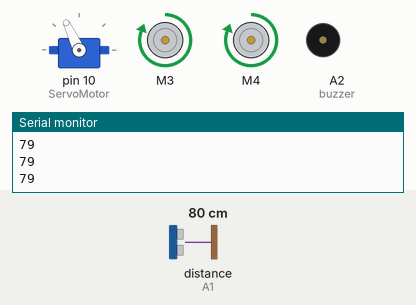
A sketch run on a simulated Arduino Uno, built with avr-gcc and run on an emulated ATmega328P. On the bench: servo, 2 × DC motor (green arrow = forward, orange = backward, longer = faster), buzzer (waves = sounding), the last lines printed to the serial monitor. Wiring (inferred from the names in the program): ultrasonic range finder: trigger A0; echo A1. Inputs (shaded band) come from the test bench; at power-on: distance to the obstacle (sensor on A1) 80 cm. The echo pulse lasts 58.3 µs per cm.

Above: at 2.2 s.
2.3 s: distance to the obstacle (sensor on A1) set to 24 cm
3.8 s: distance to the obstacle (sensor on A1) set to 18 cm
At 5.3 s:
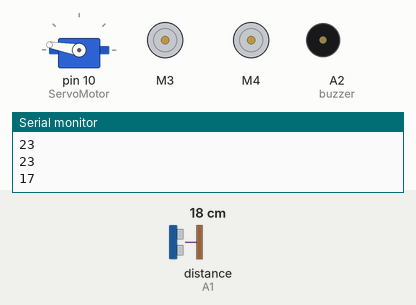
At 7.5 s:
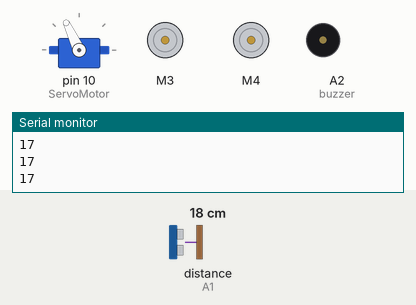
Timing chart, 0 to 12.8 s (numbered marks = the images above; inputs shaded):
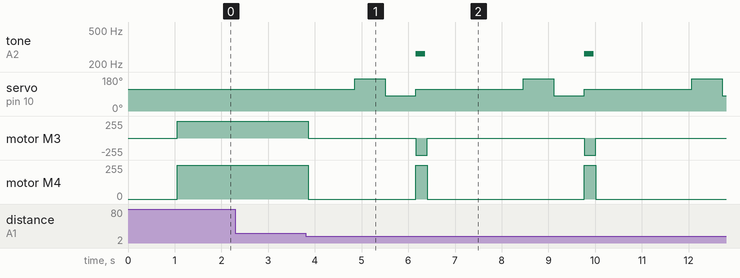

The sketch:

CarroDesviaObstaculo.ino
```cpp
#include <AFMotor.h> //Declaração da inclusão da biblioteca do motor
#include <Servo.h> //Declaração da inclusão da biblioteca do servo

AF_DCMotor motor1 (3); //Declaração do pino que está ligado o motor 1
AF_DCMotor motor2 (4); //Declaração do pino que está ligado o motor 2

const int trig = A0; //Pino TRIG declarado em A0
const int echo = A1; //Pino ECHO declarado em A1
const int buzzer = A2; //Pino Buzzer declarado em A2
float tempo; //Declaração da variável tempo, relacionada ao tempo de ida e volta do sinal
int distancia; //Declaração da distância do obstáculo
int Velocidade = 255; //Declarado velocidade máxima dos motores
Servo ServoMotor; //Servo nomeado como ServoMotor

void setup() {
 pinMode(trig, OUTPUT); //Trig declarado como saída
 pinMode(echo, INPUT); //Echo declarado como entrada
 pinMode(buzzer, OUTPUT); //Buzzer declarado como saída
 digitalWrite(trig, LOW); //Trig sendo inicializado em LOW
 delayMicroseconds(10); //Delay de 10 microsegundos

 ServoMotor.attach(10); //Servo declarado no pino 10
 ServoMotor.write(115); //Servo posicionado na posição de 115º
 delay(1000); //Delay de 1 segundo para o servo se posicionar

 Serial.begin(9600); //Serial inicializado
}

void loop() {
int DistanciaDireita = 0; //Declaração da DistanciaDireita
int DistanciaEsquerda = 0; //Declaração da DistanciaDireita

distancia = LerDistancia(); //distancia vai receber o valor da função LerDistancia()
if (distancia <= 20){ //Se a distância for menor ou igual a 20cm
  PararMotor(); //Chama a função PararMotor

  DistanciaEsquerda = LadoEsquerdo(); //DistanciaEsquerda recebe o valor da distancia da função LadoEsquerdo()
  DistanciaDireita = LadoDireito(); //DistanciaDireita recebe o valor da distancia da função LadoDireito()
      if(DistanciaDireita >= DistanciaEsquerda){ //Se a DistanciaDireita for maior ou igual a DistanciaEsquerda
        VireDireita(); //Chama a função VireDireita()
        PararMotor(); //Chama a função PararMotor()
      }
      else{ //Senão
        VireEsquerda(); //Chama a função VireEsquerda
        PararMotor(); //Chama a função PararMotor
          }
}
else{ //Senão
  MoverFrente(); //Chama a função MoverFrente
    }
}

int LerDistancia(){ //Inicialização da função LerDistancia
 digitalWrite(trig, HIGH); //Declara Trig como HIGH
 delayMicroseconds(10); //Delay de 10 Microsegundos em nível alto
 digitalWrite(trig, LOW); //Declara trig em LOW
 tempo = pulseIn(echo, HIGH); //A variável Tempo recebe o valor do tempo que demorou para o sinal ir e voltar
 distancia = tempo / 29.4 / 2; //É necessário 29.4ms para o som percorrer 1s
 //Tempo é dividido por 2 pois o som vai e volta

 delayMicroseconds(200); //Delay para realizar novamente o mesmo processo
 Serial.println(distancia); //Impressão da distância no monitor serial em centímetros
 delay(50); //Delay para impressão da distância
 return distancia; //retorna o valor da distância
}

int LadoEsquerdo(){ //Função para o Servo virar para o lado esquerdo
  ServoMotor.write(170); //Move o servo motor para o ângulo de 170º
  delay(500); //Delay de 0.5s para realizar a movimentação
  int distancia = LerDistancia(); //Faz a leitura da distância do lado esquerdo
  delay(100); //Delay de 0.1s para realizar a leitura da distância
  ServoMotor.write(115); //Retorna o servo motor para a posição inicial de 115º
  return distancia; //Retorna o valor da distância do lado esquerdo
}

int LadoDireito(){ //Função para o Servo virar para o lado direito
  ServoMotor.write(80); //Move o servo motor para o ângulo de 80º
  delay(500); //Delay de 0.5s para realizar a movimentação
  int distancia = LerDistancia(); //Faz a leitura da distância do lado direito
  delay(100); //Delay de 0.1s para realizar a leitura da distância
  ServoMotor.write(115); //Retorna o servo motor para a posição inicial de 115º
  return distancia; //Retorna o valor da distância do lado direito
}

void MoverFrente(){ //Função para mover para frente o carro
  motor1.run(FORWARD); //Faz como que o motor 1 se movimente para frente
  motor1.setSpeed(Velocidade); //Declara velocidade máxima para o motor 1
  motor2.run(FORWARD); //Faz como que o motor 2 se movimente para frente
  motor2.setSpeed(Velocidade); //Declara velocidade máxima para o motor 2
}

void PararMotor(){ //Função para parar o motor caso apareça algum obstáculo
  motor1.run(RELEASE); //Desliga o motor 1
  motor2.run(RELEASE); //Desliga o motor 2
  delay(1000); //Motores permanecem 1 segundo desligados
}

void VireDireita(){ //Função para fazer o carro virar para a direita
  motor1.run(BACKWARD); //Faz com que o motor 1 se movimente para trás
  motor1.setSpeed(Velocidade); //Define o motor 1 com velocidade máxima
  motor2.run(FORWARD); //Faz com que o motor 2 se movimente para frente
  motor2.setSpeed(Velocidade); //Define o motor 2 com velocidade máxima
  tone(buzzer, 262, 200); //Buzzer apita nesta frequência quando ocorrer a movimentação para a direita
  delay(250); //Delay de 0.25s para que seja realizada a movimentação para o lado direito
}

void VireEsquerda(){ //Função para fazer o carro virar para a esquerda
  motor1.run(FORWARD); //Faz com que o motor 1 se movimente para frente
  motor1.setSpeed(Velocidade); //Define o motor 1 com velocidade máxima
  motor2.run(BACKWARD); //Faz com que o motor 2 se movimente para trás
  motor2.setSpeed(Velocidade); //Define o motor 2 com velocidade máxima
  tone(buzzer, 294, 300); //Buzzer apita nesta frequência quando ocorrer a movimentação para a esquerda
  delay(250); //Delay de 0.25s para que seja realizada a movimentação para o lado esquerdo
}
```

Measured:
- the behaviour switches between 22 and 21 cm on distance to the obstacle (sensor on A1) (found by bisection; images 0 and 1)
- after the input at 3.8 s, tone on A2 (buzzer): alternates 262 Hz for 0.20 s and silent for 3.4 s, starting after 2.4 s; servo on pin 10 (ServoMotor): 115° → 170° after 1.1 s, then repeats every 3.6 s: 80° 0.65 s, 115° 2.3 s, 170° 0.65 s
